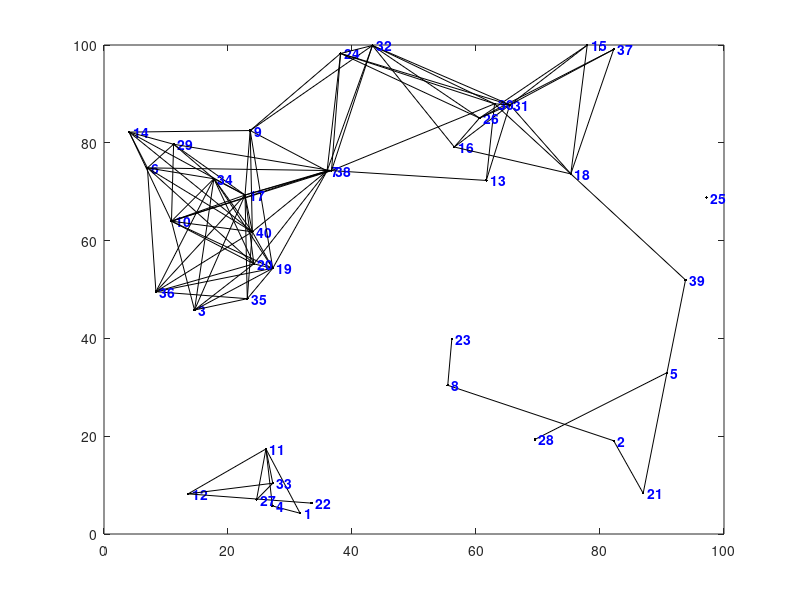

This figure's MATLAB source: (Note: this script raises an error after producing the figure.)
function [dist,path] = dijkstra(nodes,segments,start_id,finish_id)
%DIJKSTRA Calculates the shortest distance and path between points on a map
%   using Dijkstra's Shortest Path Algorithm
% 
% [DIST, PATH] = DIJKSTRA(NODES, SEGMENTS, SID, FID)
%   Calculates the shortest distance and path between start and finish nodes SID and FID
% 
% [DIST, PATH] = DIJKSTRA(NODES, SEGMENTS, SID)
%   Calculates the shortest distances and paths from the starting node SID to all
%     other nodes in the map
% 
% Note:
%     DIJKSTRA is set up so that an example is created if no inputs are provided,
%       but ignores the example and just processes the inputs if they are given.
% 
% Inputs:
%     NODES should be an Nx3 or Nx4 matrix with the format [ID X Y] or [ID X Y Z]
%       where ID is an integer, and X, Y, Z are cartesian position coordinates)
%     SEGMENTS should be an Mx3 matrix with the format [ID N1 N2]
%       where ID is an integer, and N1, N2 correspond to node IDs from NODES list
%       such that there is an [undirected] edge/segment between node N1 and node N2
%     SID should be an integer in the node ID list corresponding with the starting node
%     FID (optional) should be an integer in the node ID list corresponding with the finish
% 
% Outputs:
%     DIST is the shortest Euclidean distance
%       If FID was specified, DIST will be a 1x1 double representing the shortest
%         Euclidean distance between SID and FID along the map segments. DIST will have
%         a value of INF if there are no segments connecting SID and FID.
%       If FID was not specified, DIST will be a 1xN vector representing the shortest
%         Euclidean distance between SID and all other nodes on the map. DIST will have
%         a value of INF for any nodes that cannot be reached along segments of the map.
%     PATH is a list of nodes containing the shortest route
%       If FID was specified, PATH will be a 1xP vector of node IDs from SID to FID.
%         NAN will be returned if there are no segments connecting SID to FID.
%       If FID was not specified, PATH will be a 1xN cell of vectors representing the
%         shortest route from SID to all other nodes on the map. PATH will have a value
%         of NAN for any nodes that cannot be reached along the segments of the map.
% 
% Example:
%     dijkstra; % calculates shortest path and distance between two nodes
%               % on a map of randomly generated nodes and segments
% 
% Example:
%     nodes = [(1:10); 100*rand(2,10)]';
%     segments = [(1:17); floor(1:0.5:9); ceil(2:0.5:10)]';
%     figure; plot(nodes(:,2), nodes(:,3),'k.');
%     hold on;
%     for s = 1:17
%         if (s <= 10) text(nodes(s,2),nodes(s,3),[' ' num2str(s)]); end
%         plot(nodes(segments(s,2:3)',2),nodes(segments(s,2:3)',3),'k');
%     end
%     [d, p] = dijkstra(nodes, segments, 1, 10)
%     for n = 2:length(p)
%         plot(nodes(p(n-1:n),2),nodes(p(n-1:n),3),'r-.','linewidth',2);
%     end
%     hold off;
% 
% Author: Joseph Kirk
% Email: jdkirk630 at gmail dot com
% Release: 1.3
% Release Date: 5/18/07

if (nargin < 3) % SETUP
    % (GENERATE RANDOM EXAMPLE OF NODES AND SEGMENTS IF NOT GIVEN AS INPUTS)
    % Create a random set of nodes/vertices,and connect some of them with
    % edges/segments. Then graph the resulting map.
    num_nodes = 40; L = 100; max_seg_length = 30; ids = (1:num_nodes)';
    nodes = [ids L*rand(num_nodes,2)]; % create random nodes
    h = figure; plot(nodes(:,2),nodes(:,3),'k.') % plot the nodes
    text(nodes(num_nodes,2),nodes(num_nodes,3),...
        [' ' num2str(ids(num_nodes))],'Color','b','FontWeight','b')
    hold on
    num_segs = 0; segments = zeros(num_nodes*(num_nodes-1)/2,3);
    for i = 1:num_nodes-1 % create edges between some of the nodes
        text(nodes(i,2),nodes(i,3),[' ' num2str(ids(i))],'Color','b','FontWeight','b')
        for j = i+1:num_nodes
            d = sqrt(sum((nodes(i,2:3) - nodes(j,2:3)).^2));
            if and(d < max_seg_length,rand < 0.6)
                plot([nodes(i,2) nodes(j,2)],[nodes(i,3) nodes(j,3)],'k.-')
                % add this link to the segments list
                num_segs = num_segs + 1;
                segments(num_segs,:) = [num_segs nodes(i,1) nodes(j,1)];
            end
        end
    end
    segments(num_segs+1:num_nodes*(num_nodes-1)/2,:) = [];
    axis([0 L 0 L])
    % Calculate Shortest Path Using Dijkstra's Algorithm
    % Get random starting/ending nodes,compute the shortest distance and path.
    start_id = ceil(num_nodes*rand); disp(['start id = ' num2str(start_id)]);
    finish_id = ceil(num_nodes*rand); disp(['finish id = ' num2str(finish_id)]);
    [distance,path] = dijkstra(nodes,segments,start_id,finish_id);
    disp(['distance = ' num2str(distance)]); disp(['path = [' num2str(path) ']']);
    % If a Shortest Path exists,Plot it on the Map.
    figure(h)
    for k = 2:length(path)
        m = find(nodes(:,1) == path(k-1));
        n = find(nodes(:,1) == path(k));
        plot([nodes(m,2) nodes(n,2)],[nodes(m,3) nodes(n,3)],'ro-','LineWidth',2);
    end
    title(['Shortest Distance from ' num2str(start_id) ' to ' ...
        num2str(finish_id) ' = ' num2str(distance)])
    hold off
    
else %--------------------------------------------------------------------------
    % MAIN FUNCTION - DIJKSTRA'S ALGORITHM
    
    % initializations
    node_ids = nodes(:,1);
    [num_map_pts,cols] = size(nodes);
    table = sparse(num_map_pts,2);
    shortest_distance = Inf(num_map_pts,1);
    settled = zeros(num_map_pts,1);
    path = num2cell(NaN(num_map_pts,1));
    col = 2;
    pidx = find(start_id == node_ids);
    shortest_distance(pidx) = 0;
    table(pidx,col) = 0;
    settled(pidx) = 1;
    path(pidx) = {start_id};
    if (nargin < 4) % compute shortest path for all nodes
        while_cmd = 'sum(~settled) > 0';
    else % terminate algorithm early
        while_cmd = 'settled(zz) == 0';
        zz = find(finish_id == node_ids);
    end
    while eval(while_cmd)
        % update the table
        table(:,col-1) = table(:,col);
        table(pidx,col) = 0;
        % find neighboring nodes in the segments list
        neighbor_ids = [segments(node_ids(pidx) == segments(:,2),3);
            segments(node_ids(pidx) == segments(:,3),2)];
        % calculate the distances to the neighboring nodes and keep track of the paths
        for k = 1:length(neighbor_ids)
            cidx = find(neighbor_ids(k) == node_ids);
            if ~settled(cidx)
                d = sqrt(sum((nodes(pidx,2:cols) - nodes(cidx,2:cols)).^2));
                if (table(cidx,col-1) == 0) || ...
                        (table(cidx,col-1) > (table(pidx,col-1) + d))
                    table(cidx,col) = table(pidx,col-1) + d;
                    tmp_path = path(pidx);
                    path(cidx) = {[tmp_path{1} neighbor_ids(k)]};
                else
                    table(cidx,col) = table(cidx,col-1);
                end
            end
        end
        % find the minimum non-zero value in the table and save it
        nidx = find(table(:,col));
        ndx = find(table(nidx,col) == min(table(nidx,col)));
        if isempty(ndx)
            break
        else
            pidx = nidx(ndx(1));
            shortest_distance(pidx) = table(pidx,col);
            settled(pidx) = 1;
        end
    end
    if (nargin < 4) % return the distance and path arrays for all of the nodes
        dist = shortest_distance';
        path = path';
    else % return the distance and path for the ending node
        dist = shortest_distance(zz);
        path = path(zz);
        path = path{1};
    end
end
